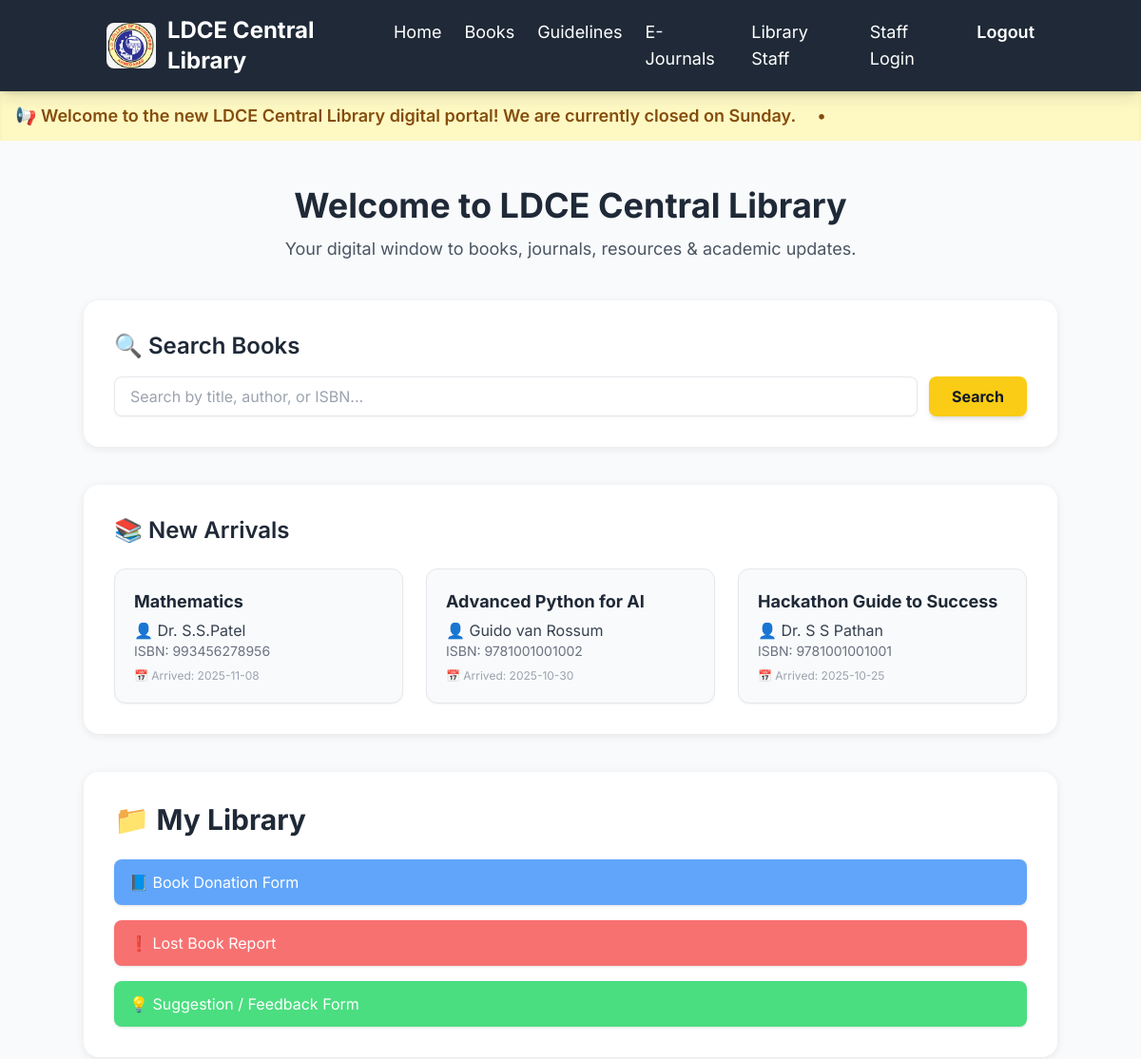
Before: / (upper part) with the older database file.
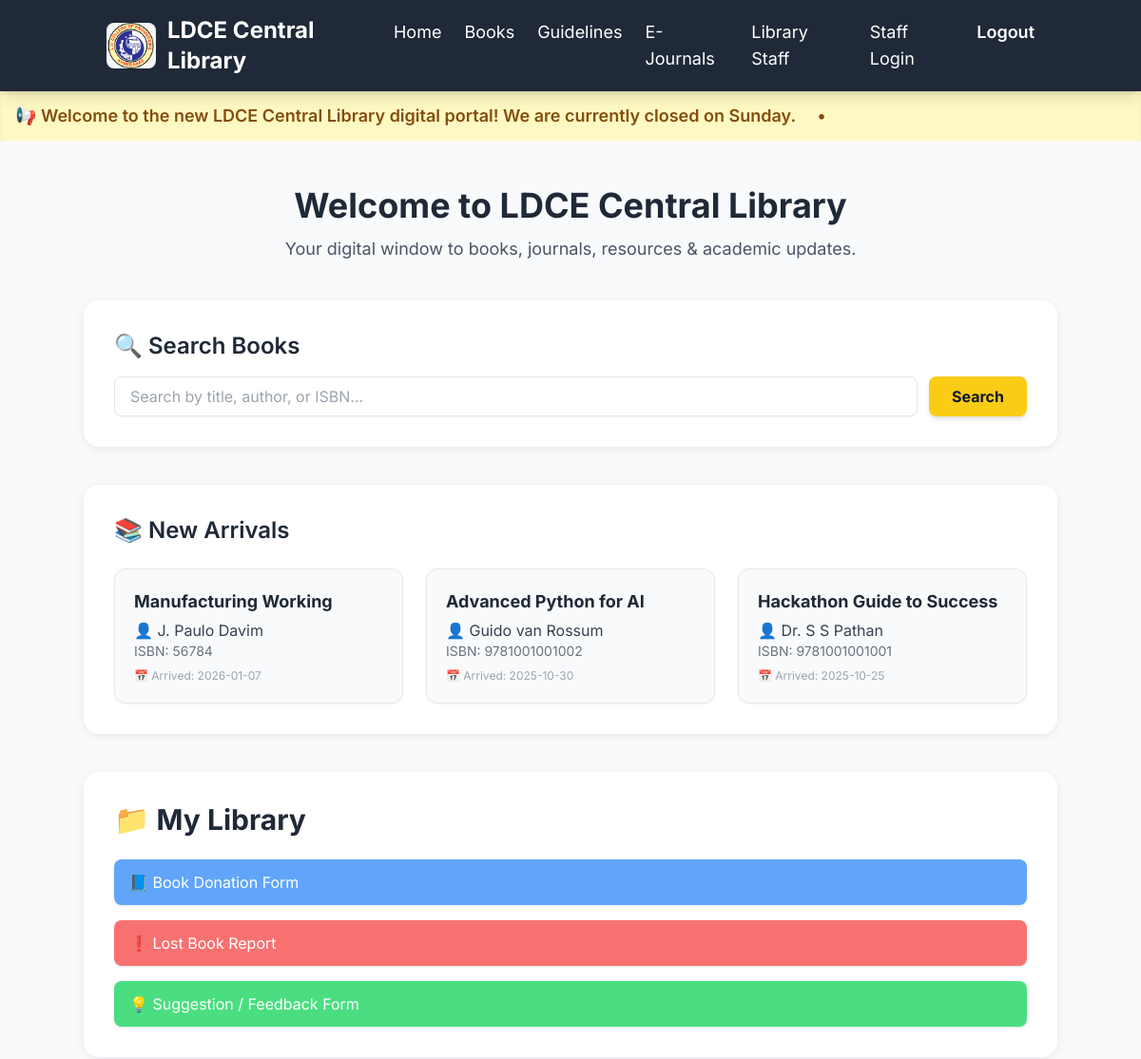
After: the same page with the newer database file.
### tables this page shows
CREATE TABLE config (
    key TEXT PRIMARY KEY,
    value TEXT NOT NULL
);

CREATE TABLE new_arrivals (
    id INTEGER PRIMARY KEY AUTOINCREMENT,
    title TEXT NOT NULL,
    author TEXT NOT NULL,
    isbn TEXT UNIQUE NOT NULL,
    arrival_date DATE NOT NULL
);

### app.py (the view)
@app.route('/', methods=['GET'])
def student_dashboard():
    conn = get_db_connection()
    new_arrivals = conn.execute("SELECT * FROM new_arrivals ORDER BY arrival_date DESC LIMIT 8").fetchall()
    faqs = conn.execute("SELECT * FROM faqs").fetchall()
    config_rows = conn.execute("SELECT key, value FROM config").fetchall()
    config = {row['key']: row['value'] for row in config_rows}
    conn.close()
    timings = {
        "Mon - Fri": config.get('regular_timing', '9 AM - 6 PM'),
        "Saturday": config.get('special_timing', '9 AM - 1 PM'),
        "Sunday": "Closed"
    }
    external_links = {
        "LDCE Official Website": "https://ldce.ac.in",
        "NDL - Digital Library": "https://ndl.iitkgp.ac.in",
        "ONOS Portal": "https://ldce.example.com/onos"
    }
    announcement_message = config.get('announcement')
    return render_template(
        'index.html',
        new_arrivals=new_arrivals,
        faqs=faqs,
        timings=timings,
        external_links=external_links,
        announcement_message=announcement_message,
        current_year=datetime.now().year
    )

### app.py (called while the page is built)
def get_db_connection():
    conn = sqlite3.connect(DATABASE)
    conn.row_factory = sqlite3.Row
    return conn

### templates/index.html (shortened to what this page needs)
<!DOCTYPE html>
<html lang="en">
<head>
  <script src="https://cdn.tailwindcss.com"></script>
</head>
<body class="flex flex-col min-h-screen">
<header class="bg-gray-800 text-white shadow-lg sticky top-0 z-50">
  <div class="container mx-auto flex justify-between items-center px-6 py-4">
    <div class="flex items-center space-x-3">
      <img src="{{ url_for('static', filename='images/ldce_logo.png') }}"
           alt="LDCE Logo" class="h-12 w-auto rounded-lg">
      <h1 class="text-2xl font-bold">LDCE Central Library</h1>
    </div>
    <nav class="hidden md:flex space-x-6 text-lg">
      <a href="/" class="hover:text-yellow-400">Home</a>
      <a href="/books" class="hover:text-yellow-400">Books</a>
      <a href="/guidelines" class="hover:text-yellow-400">Guidelines</a>
      <a href="/ejournals" class="hover:text-yellow-400">E-Journals</a>
      <a href="{{ url_for('staff') }}">Library Staff</a>
      <a href="{{ url_for('staff_login') }}" class="hover:text-yellow-400">Staff Login</a>
      <a href="{{ url_for('logout') }}" class="hover:text-yellow-400 font-semibold">Logout</a>
    </nav>
  </div>
</header>
{% if announcement_message %}
<div class="w-full bg-yellow-100 text-yellow-800 py-3 overflow-hidden shadow-inner">
  <div class="news-scroll text-lg font-semibold px-4">
    {% for msg in announcement_message.split('|') %}
      📢 {{ msg }} &nbsp;&nbsp;&nbsp; • &nbsp;&nbsp;&nbsp;
    {% endfor %}
  </div>
</div>
{% endif %}
<section class="container mx-auto text-center mt-12">
  <h2 class="text-4xl font-bold text-gray-800 mb-3">Welcome to LDCE Central Library</h2>
  <p class="text-gray-600 text-lg max-w-2xl mx-auto">
    Your digital window to books, journals, resources & academic updates.
  </p>
</section>
<section class="container mx-auto section-card">
  <h3 class="text-2xl font-semibold mb-4">🔍 Search Books</h3>
  <form action="{{ url_for('search') }}" method="GET" class="flex flex-col sm:flex-row gap-3">
    <input type="text" name="query"
           placeholder="Search by title, author, or ISBN..."
           class="border rounded-lg px-4 py-2 flex-1 shadow-sm focus:ring-yellow-400" required>
    <button type="submit"
            class="bg-yellow-400 hover:bg-yellow-500 px-6 py-2 rounded-lg font-bold text-gray-900 shadow-md transition">
      Search
    </button>
  </form>
</section>
<section class="container mx-auto section-card">
  <h3 class="text-2xl font-semibold mb-6">📚 New Arrivals</h3>
  {% if new_arrivals %}
  <div class="grid sm:grid-cols-2 lg:grid-cols-3 gap-6">
    {% for book in new_arrivals %}
    <div class="border rounded-xl p-5 shadow-sm hover:shadow-md bg-gray-50 transition">
      <h4 class="font-bold text-lg text-gray-800">{{ book.title }}</h4>
      <p class="text-gray-700 mt-1">👤 {{ book.author }}</p>
      <p class="text-gray-500 text-sm">ISBN: {{ book.isbn }}</p>
      <p class="text-gray-400 text-xs mt-2">📅 Arrived: {{ book.arrival_date }}</p>
    </div>
    {% endfor %}
  </div>
  {% else %}
  <p class="text-gray-500">No new books available.</p>
  {% endif %}
</section>
<section class="container mx-auto section-card mt-10">
  <h2 class="text-3xl font-bold mb-6 text-gray-800">📁 My Library</h2>
  <div class="space-y-4">
    <a href="{{ url_for('donation_form') }}"
       class="block bg-blue-400 hover:bg-blue-600 text-white px-4 py-3 rounded-lg shadow">
       📘 Book Donation Form
    </a>
    <a href="{{ url_for('lost_book_form') }}"
       class="block bg-red-400 hover:bg-red-600 text-white px-4 py-3 rounded-lg shadow">
       ❗ Lost Book Report
    </a>
    <a href="{{ url_for('suggestion_form') }}"
       class="block bg-green-400 hover:bg-green-600 text-white px-4 py-3 rounded-lg shadow">
       💡 Suggestion / Feedback Form
    </a>
  </div>
</section>
</body>
</html>

### templates/index.html (style rules this page uses)
body { font-family: 'Inter', sans-serif; background: #f8fafc; color: #1f2937; }
.section-card { background: white; border-radius: 1rem; padding: 2rem; box-shadow: 0 2px 10px rgba(0,0,0,0.08); margin-top: 2.5rem; }
.news-scroll { animation: smoothScroll 18s linear infinite; white-space: nowrap; }

Changed rows visible on the page:
changed new_arrivals: title "Mathematics" → "Manufacturing Working"; author "Dr. S.S.Patel" → "J. Paulo Davim"; isbn "993456278956" → "56784"; arrival_date "2025-11-08" → "2026-01-07"
